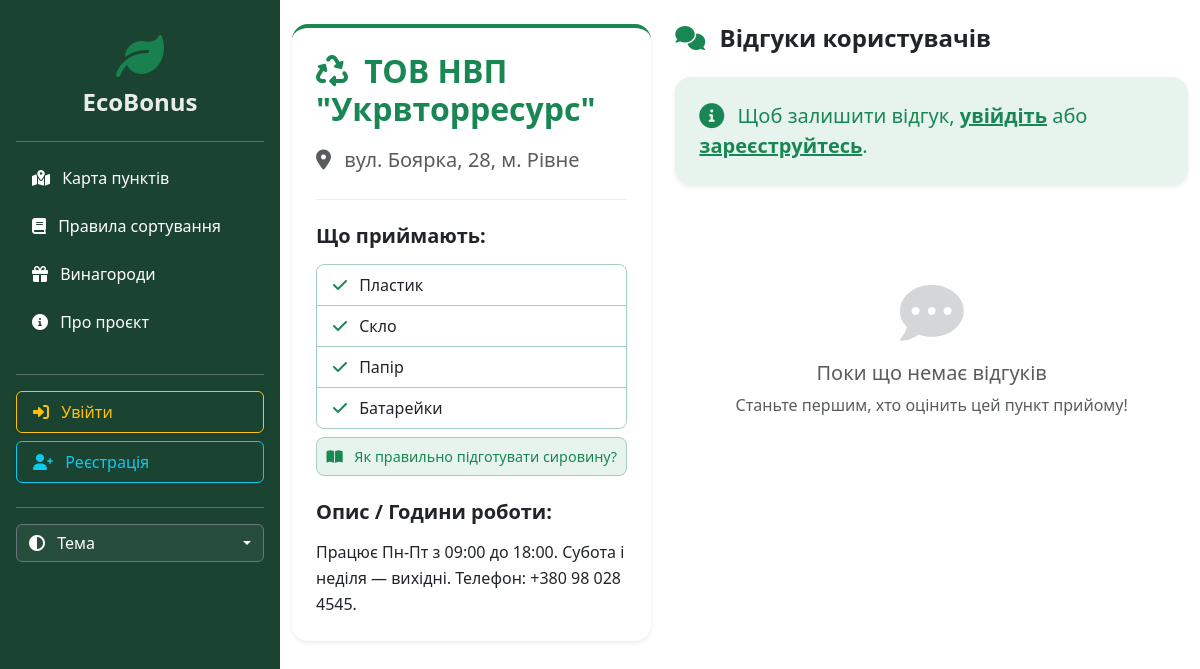
The app's page /point/1/, older data.
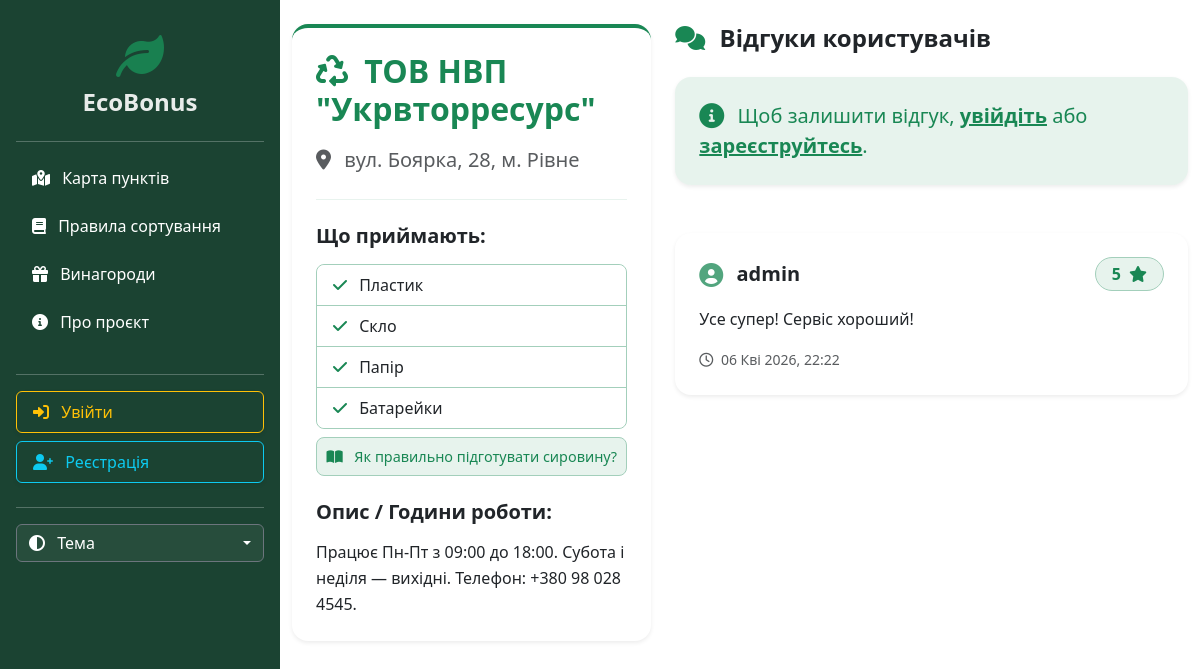
The same page, newer data.
### main/models.py (models this page shows, shortened)
class WasteType(models.Model):
    name = models.CharField('Тип відходів', max_length=50)

class Review(models.Model):
    point = models.ForeignKey(RecyclingPoint, on_delete=models.CASCADE, related_name='reviews', verbose_name="Пункт прийому")
    user = models.ForeignKey(User, on_delete=models.CASCADE, verbose_name="Користувач")
    rating = models.IntegerField(
        validators=[MinValueValidator(1), MaxValueValidator(5)],
        verbose_name="Оцінка"
    )
    comment = models.TextField(verbose_name="Коментар")
    created_at = models.DateTimeField(auto_now_add=True, verbose_name="Дата створення")

### main/views.py (the view, shortened to what this page needs)
# urls.py: path('point/<int:point_id>/', views.point_detail, name='point_detail'),
def point_detail(request, point_id):
    point = get_object_or_404(RecyclingPoint, id=point_id)
    reviews = point.reviews.all().order_by('-created_at')
    return render(request, 'main/point_detail.html', {'point': point, 'reviews': reviews})

### main/templates/main/point_detail.html (shortened to what the changed rows need)
{% extends 'main/layout.html' %}
{% block content %}
<div class="container mt-4 mb-5">
    <div class="row g-4">
        <div class="col-lg-5">
            <div class="card shadow-sm border-0 bg-body rounded-4 mb-4 border-success border-top border-4">
                <div class="card-body p-4">
                    <h2 class="text-success fw-bold mb-3"><i class="fa-solid fa-recycle me-2"></i> {{ point.name }}</h2>
                    <ul class="list-group list-group-flush mb-2 rounded-3 border border-success-subtle overflow-hidden">
                        {% for waste in point.waste_types.all %}
                            <li class="list-group-item bg-body text-body border-success-subtle px-3 py-2">
                                <i class="fa-solid fa-check text-success me-2"></i> {{ waste.name }}
                            </li>
                        {% empty %}
                            <li class="list-group-item bg-body text-muted border-0">Інформація відсутня</li>
                        {% endfor %}
                    </ul>
                </div>
            </div>
        </div>
        <div class="col-lg-7">
            <div class="d-flex flex-column gap-3">
                {% for review in reviews %}
                <div class="card shadow-sm border-0 bg-body rounded-4">
                    <div class="card-body p-4">
                        <div class="d-flex justify-content-between align-items-center mb-3">
                            <strong class="fs-5 text-body">
                                <i class="fa-solid fa-circle-user text-success opacity-75 me-2 fs-4 align-middle"></i> {{ review.user.username }}
                            </strong>
                            <span class="badge bg-success bg-opacity-10 text-success border border-success-subtle fs-6 rounded-pill px-3 py-2">
                                {{ review.rating }} <i class="fa-solid fa-star ms-1"></i>
                            </span>
                        </div>
                        <p class="mt-2 mb-3 text-body" style="line-height: 1.5;">{{ review.comment }}</p>
                        <small class="text-muted"><i class="fa-regular fa-clock me-1"></i> {{ review.created_at|date:"d M Y, H:i" }}</small>
                    </div>
                </div>
                {% empty %}
                <div class="text-center py-5">
                    <i class="fa-solid fa-comment-dots fa-4x text-muted opacity-25 mb-3"></i>
                    <h5 class="text-muted fw-normal">Поки що немає відгуків</h5>
                    <p class="text-muted mb-0">Станьте першим, хто оцінить цей пункт прийому!</p>
                </div>
                {% endfor %}
            </div>
        </div>
    </div>
</div>
{% endblock %}

Row changes from the older to the newer data that the page shows:
added Review: user.username "admin", rating "5", comment "Усе супер! Сервіс хороший!", created_at "06 Кві 2026, 22:22"
Text that changed along with them:
text no longer shown: "Поки що немає відгуків Станьте першим, хто оцінить цей пункт прийому!"
